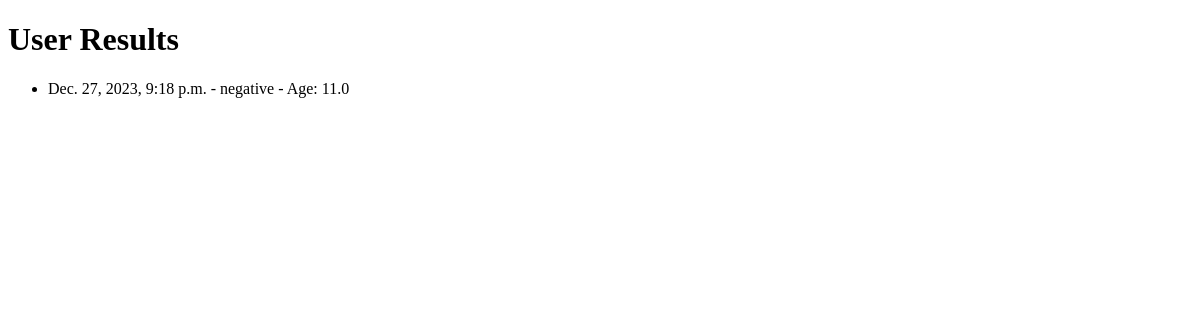
Before: /prediction/user-results/ (signed in) with the older database file.
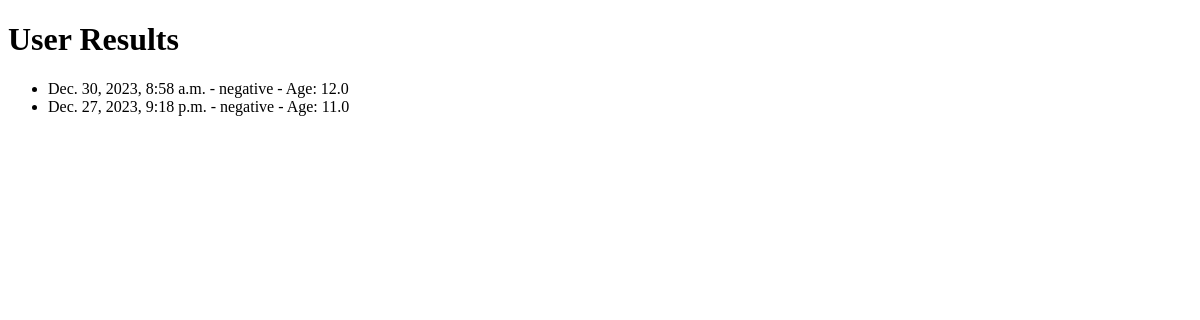
After: the same page with the newer database file.
### prediction/models.py (models this page shows)
class DiabetesResult(models.Model):
    user = models.ForeignKey(User, on_delete=models.CASCADE)
    glucose = models.FloatField()
    blood_pressure = models.FloatField()
    skin_thickness = models.FloatField()
    insulin = models.FloatField()
    bmi = models.FloatField()
    diabetes_pedigree_function = models.FloatField()
    age = models.FloatField()
    result = models.CharField(max_length=10)
    date_created = models.DateTimeField(auto_now_add=True)

### prediction/views.py (the view)
# urls.py: path('user-results/', user_results, name='user_results'),
def user_results(request):
    user = request.user
    results = DiabetesResult.objects.filter(user=user).order_by('-date_created')
    return render(request, 'prediction/user_results.html', {"results": results})

### templates/prediction/user_results.html (shortened to what this page needs)
<!DOCTYPE html>
<html lang="en">
  <head>
  </head>
  <body>
    <h1>User Results</h1>
    <ul>
      {% for result in results %}
      <li>
        {{ result.date_created }} - {{ result.result }} - Age: {{ result.age }}
      </li>
      {% endfor %}
    </ul>
  </body>
</html>

Changed rows visible on the page:
added DiabetesResult: date_created "Dec. 30, 2023, 8:58 a.m.", result "negative", age "12.0"
